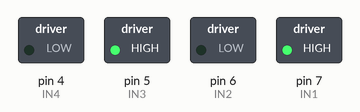
The sketch below on a simulated Arduino Uno, built with avr-gcc and run on an emulated ATmega328P. Parts: switched loads named in the sketch (green lamp = pin HIGH).

Above: at 0.1 s.
Timing chart, 0 to 1.6 s (numbered marks = the images above):
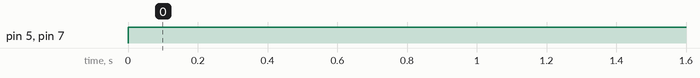

Measured:
- by itself, pin 5 (IN3), pin 7 (IN1): LOW → HIGH at 0.00 s

The sketch:

motor_test.ino
```cpp
const int IN1 = 7;
const int IN2 = 6;

const int IN3 = 5;
const int IN4 = 4;

void setup()
{
  pinMode(IN1,OUTPUT);
  pinMode(IN2,OUTPUT);
  pinMode(IN3,OUTPUT);
  pinMode(IN4,OUTPUT);
}

void loop()
{
  bothMotorStart();
  delay(1000);
}

void bothMotorStart()
{
 digitalWrite(IN1,HIGH);
 digitalWrite(IN2,LOW);
 digitalWrite(IN3,HIGH);
 digitalWrite(IN4,LOW);
}
```
